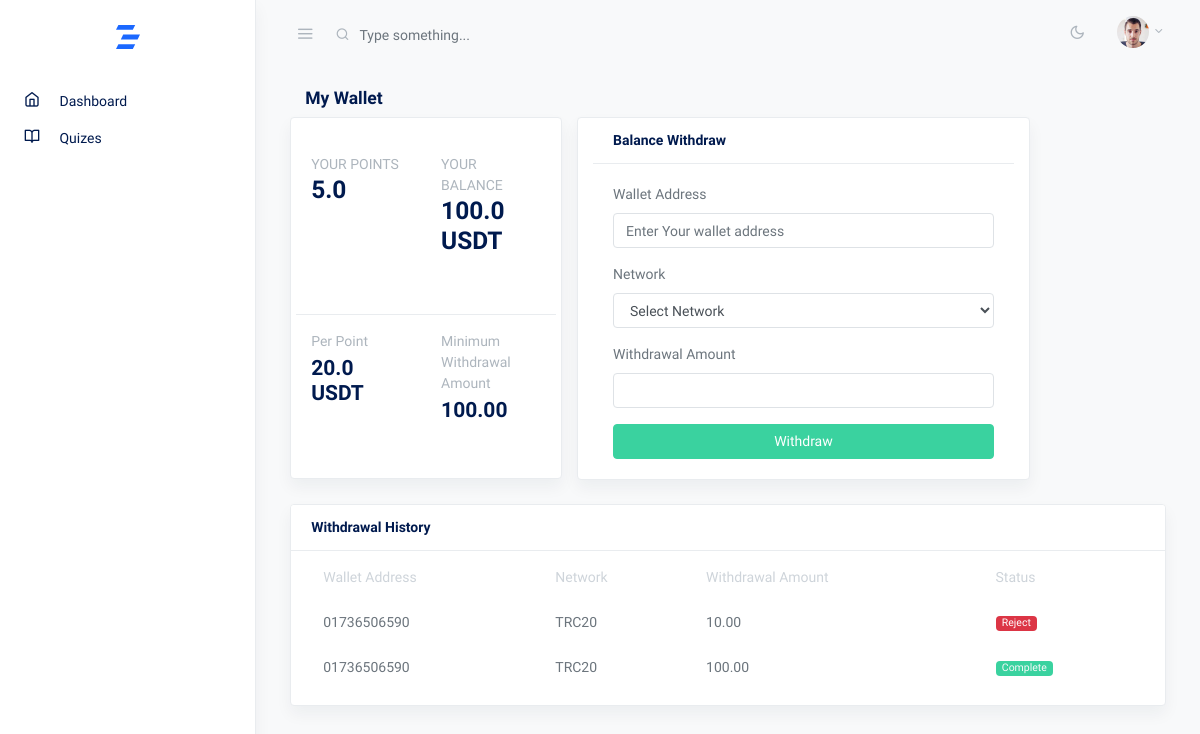
Before: /wallet/ (signed in) with the older database file.
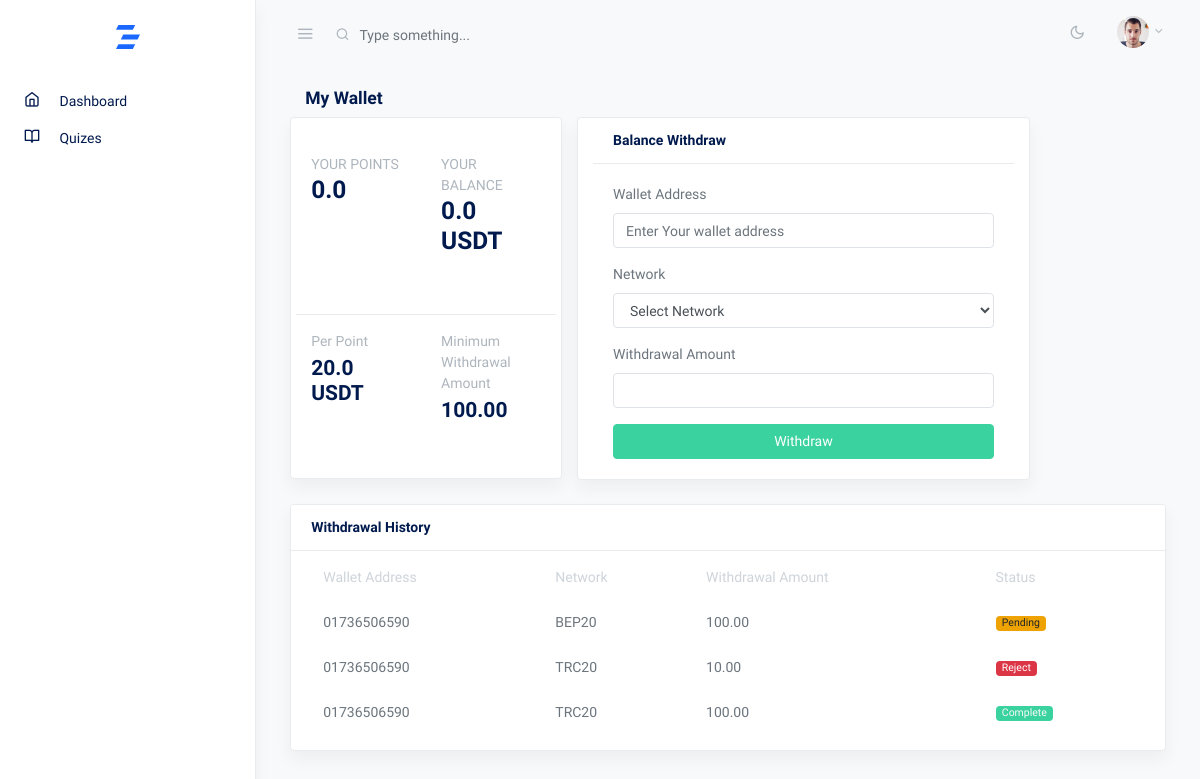
After: the same page with the newer database file.
### account/models.py (models this page shows, shortened)
class CustomUser(AbstractUser):
    email = models.EmailField(unique=True)
    phone_number = models.CharField(max_length=15, blank=True)
    course = models.ForeignKey(Course, on_delete=models.CASCADE, null=True, blank=True)
    message = models.TextField(blank=True)
    is_verified = models.BooleanField(default=False)
    is_approved = models.BooleanField(default=False)
    avatar = models.ImageField(upload_to='avatars/', blank=True)
    point = models.FloatField(default=0.0)
    gender_choices = [
        ('M', 'Male'),
        ('F', 'Female'),
        ('O', 'Other'),
    ]
    gender = models.CharField(max_length=1, choices=gender_choices, blank=True)
    email_verification_token = models.CharField(max_length=100, blank=True, null=True)
    email_verification_sent_at = models.DateTimeField(null=True, blank=True)

### core/models.py (models this page shows, shortened)
class PointSetting(models.Model):
    per_point = models.FloatField(default=0.0)
    currency = models.CharField(max_length=100, default='USDT')
    min_withdrawal = models.DecimalField(max_digits=10, decimal_places=2, default=0)
    created_at = models.DateTimeField(auto_now_add=True)

class Withdrawal(models.Model):
    STATUS_CHOICES = (
        ('Pending', 'Pending'),
        ('Processing', 'Processing'),
        ('Reject', 'Reject'),
        ('Complete', 'Complete')
    )
    user = models.ForeignKey(User, on_delete=models.CASCADE)
    amount = models.DecimalField(max_digits=10, decimal_places=2)
    wallet_address = models.CharField(max_length=200)
    payment_method = models.CharField(max_length=100)
    status = models.CharField(max_length=20, choices=STATUS_CHOICES, default='Pending')
    timestamp = models.DateTimeField(auto_now_add=True)

### core/views.py (the view)
# urls.py: path('wallet/', views.wallet, name='wallet'),
@login_required
def wallet(request):
    user = request.user
    per_point = PointSetting.objects.first()
    total_amount = per_point.per_point * user.point
    withdrawals = Withdrawal.objects.filter(user=user).order_by('-id')
    context = {
        'per_point': per_point,
        'user': user,
        'total_amount': total_amount,
        'withdrawals': withdrawals
    }
    return render(request, 'user/wallet.html', context)

### templates/user/wallet.html (shortened to what this page needs)
{% extends 'user/assets/base.html' %}
{% load custom_filters %}
{% block content %}
<div class="container-fluid">
    <div class="row justify-content-center">
        <div class="col-12">
            <div class="col">
                <h2 class="h5 page-title">My Wallet</h2>
            </div>
            <div class="row items-align-baseline">
                <div class="col-md-12 col-lg-4">
                    <div class="card shadow eq-card mb-4">
                        <div class="card-body mb-n3">
                            <div class="row items-align-baseline h-100">
                                <div class="col-md-6 my-3">
                                    <p class="mb-0"><strong class="mb-0 text-uppercase text-muted">Your Points</strong>
                                    </p>
                                    <h3>{{user.point}}</h3>
                                </div>
                                <div class="col-md-6 py-3">
                                    <p class="mb-0"><strong class="mb-0 text-uppercase text-muted">Your Balance</strong>
                                    </p>
                                    <h3>{{total_amount}} {{per_point.currency}}</h3>
                                </div>
                                <div class="col-md-6 border-top py-3">
                                    <p class="mb-1"><strong class="text-muted">Per Point</strong></p>
                                    <h4 class="mb-0">{{per_point.per_point}} {{per_point.currency}}</h4>
                                </div>
                                <div class="col-md-6 border-top py-3">
                                    <p class="mb-1"><strong class="text-muted">Minimum Withdrawal Amount</strong></p>
                                    <h4 class="mb-0">{{per_point.min_withdrawal}}</h4>
                                </div>
                            </div>
                        </div>
                    </div>
                </div>
                <div class="card shadow mb-4 col-lg-6">
                    <div class="card-header">
                        <strong class="card-title">Balance Withdraw</strong>
                    </div>
                    <div class="card-body">
                        <form action="{% url 'core:withdrawal' %}" method="POST">
                            <div class="row">
                                <div class="col">
                                    <div class="form-group mb-3">
                                        <label for="example-email">Wallet Address</label>
                                        <input type="text" name="wallet_address" id="example-email" name="example-email" class="form-control"
                                            placeholder="Enter Your wallet address">
                                    </div>
                                    <div class="form-group mb-3">
                                        <label for="example-email">Network</label>
                                        <select name="network" class="form-control" id="">
                                            <option value="">Select Network</option>
                                        </select>
                                    </div>
                                    <div class="form-group mb-3">
                                        <label for="simpleinput">Withdrawal Amount</label>
                                        <input type="number" name="amount"  id="simpleinput" class="form-control">
                                    </div>
                                    <div class="text-center">
                                        <button type="submit" class="btn btn-block btn-success text-white">Withdraw</button>
                                    </div>
                                </div>
                            </div>
                        </form>
                    </div>
                </div>
            </div>
            <div class="row">
                <div class="col-md-12">
                  <div class="card shadow eq-card">
                    <div class="card-header">
                      <strong class="card-title">Withdrawal History</strong>
                    </div>
                    <div class="card-body">
                      <table class="table table-hover table-borderless table-striped mt-n3 mb-n1">
                        <thead>
                          <tr>
                            <th>Wallet Address</th>
                            <th>Network</th>
                            <th>Withdrawal Amount</th>
                            <th>Status</th>
                          </tr>
                        </thead>
                        <tbody>
                            {% for item in withdrawals %}
                            <tr>
                                <td>{{ item.wallet_address }}</td>
                                <td>{{ item.payment_method }}</td>
                                <td>{{ item.amount}}</td>
                                <td>
                                    {% if item.status == 'Pending' %}
                                        <span class="badge badge-pill badge-warning ">{{ item.status }}</span>
                                    {% elif item.status == 'Processing' %}
                                        <span class="badge badge-pill badge-primary ">{{ item.status }}</span>
                                    {% elif item.status == 'Reject' %}
                                        <span class="badge badge-pill badge-danger ">{{ item.status }}</span>
                                    {% elif item.status == 'Complete' %}
                                        <span class="badge badge-pill badge-success  text-light">{{ item.status }}</span>
                                    {% endif %}
                                </td>
                            </tr>
                            {% endfor %}
                        </tbody>
                      </table>
                    </div>
                  </div>
                </div>
              </div>
        </div>
    </div>
</div>
{% endblock %}

### templates/user/assets/base.html (shortened to what this page needs)
{% load static %}
<!doctype html>
<html lang="en">
  <head>
    <link rel="stylesheet" href="{% static 'user/css/simplebar.css' %}">
    <link rel="stylesheet" href="{% static 'user/css/feather.css' %}">
    <link rel="stylesheet" href="{% static 'user/css/select2.css' %}">
    <link rel="stylesheet" href="{% static 'user/css/dropzone.css' %}">
    <link rel="stylesheet" href="{% static 'user/css/uppy.min.css' %}">
    <link rel="stylesheet" href="{% static 'user/css/jquery.steps.css' %}">
    <link rel="stylesheet" href="{% static 'user/css/jquery.timepicker.css' %}">
    <link rel="stylesheet" href="{% static 'user/css/quill.snow.css' %}">
    <link rel="stylesheet" href="{% static 'user/css/daterangepicker.css' %}">
    <link rel="stylesheet" href="{% static 'user/css/app-light.css' %}" id="lightTheme">
    <link rel="stylesheet" href="{% static 'user/css/app-dark.css' %}" id="darkTheme" disabled>
    <link rel="stylesheet" href="https://cdnjs.cloudflare.com/ajax/libs/bootstrap-icons/1.11.3/font/bootstrap-icons.min.css" />
  </head>
  <body class="vertical  light  ">
    <div class="wrapper">
      {% include 'user/assets/navbar.html' %}
      {% include 'user/assets/sidebar.html' %}
      <main role="main" class="main-content">
      {% block content %}{% endblock %}
      </main>
    </div>
  </body>
</html>

### templates/user/assets/navbar.html (shortened to what this page needs)
{% load static %}
<nav class="topnav navbar navbar-light">
    <button type="button" class="navbar-toggler text-muted mt-2 p-0 mr-3 collapseSidebar">
      <i class="fe fe-menu navbar-toggler-icon"></i>
    </button>
    <form class="form-inline mr-auto searchform text-muted">
      <input class="form-control mr-sm-2 bg-transparent border-0 pl-4 text-muted" type="search" placeholder="Type something..." aria-label="Search">
    </form>
    <ul class="nav">
      <li class="nav-item">
        <a class="nav-link text-muted my-2" href="#" id="modeSwitcher" data-mode="light">
          <i class="fe fe-sun fe-16"></i>
        </a>
      </li>
      <li class="nav-item dropdown">
        <a class="nav-link dropdown-toggle text-muted pr-0" href="#" id="navbarDropdownMenuLink" role="button" data-toggle="dropdown" aria-haspopup="true" aria-expanded="false">
          <span class="avatar avatar-sm mt-2">
            {% if user.avatar %}
                <img src="{{ user.avatar.url }}" alt="..." class="avatar-img rounded-circle">
            {% else %}
                <img src="{% static 'user/./assets/avatars/face-1.jpg' %}" alt="..." class="avatar-img rounded-circle">
            {% endif %}
          </span>
        </a>
      </li>
    </ul>
  </nav>

### templates/user/assets/sidebar.html (shortened to what this page needs)
{% load static %}
<aside class="sidebar-left border-right bg-white shadow" id="leftSidebar" data-simplebar>
    <nav class="vertnav navbar navbar-light">
        <div class="w-100 mb-4 d-flex">
            <a class="navbar-brand mx-auto mt-2 flex-fill text-center" href="{% url 'core:home' %}">
            </a>
        </div>
        <ul class="navbar-nav flex-fill w-100 mb-2">
            <li class="nav-item dropdown">
                <a href="{% url 'core:home' %}" class="nav-link">
                    <i class="fe fe-home fe-16"></i>
                    <span class="ml-3 item-text">Dashboard</span><span class="sr-only">(current)</span>
                </a>
            </li>
            <li class="nav-item dropdown">
                <a href="{% url 'core:quizes' %}" class="nav-link">
                    <i class="fe fe-book-open fe-16"></i>
                    <span class="ml-3 item-text">Quizes</span><span class="sr-only">(current)</span>
                </a>
            </li>
        </ul>
    </nav>
</aside>

### static/user/css/simplebar.css (style rules this page uses)
[data-simplebar] { position: relative; flex-direction: column; flex-wrap: wrap; justify-content: flex-start; align-content: flex-start; align-items: flex-start; }

### static/user/css/feather.css (style rules this page uses)
.fe { font-family: "feather" !important; speak: none; font-style: normal; font-weight: normal; font-variant: normal; text-transform: none; line-height: 1; -webkit-font-smoothing: antialiased; -moz-osx-font-smoothing: grayscale; }
.fe-16 { font-size: 16px; }
.fe-book-open:before { content: ""; }
.fe-home:before { content: ""; }
.fe-menu:before { content: ""; }
.fe-sun:before { content: ""; }

Changed rows visible on the page:
changed CustomUser: point "5.0" → "0.0"
added Withdrawal: wallet_address "01736506590", payment_method "BEP20", amount "100.00", status "Pending"
Other visible differences:
{{ total_amount }}: "100.0" → "0.0"
